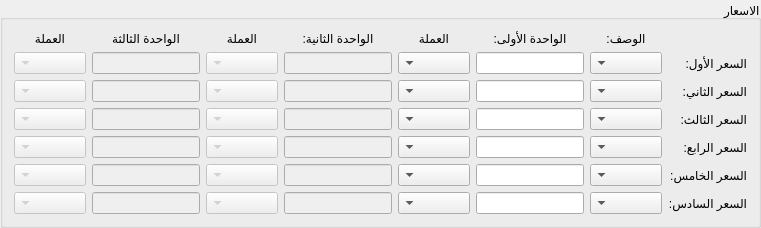
       <widget class="QGroupBox" name="groupBox_5">
        <property name="layoutDirection">
         <enum>Qt::RightToLeft</enum>
        </property>
        <property name="title">
         <string>الاسعار</string>
        </property>
        <property name="alignment">
         <set>Qt::AlignLeading|Qt::AlignLeft|Qt::AlignVCenter</set>
        </property>
        <layout class="QGridLayout" name="gridLayout_4">
         <item row="5" column="9">
          <widget class="QComboBox" name="price5_3_currency_combobox">
           <property name="enabled">
            <bool>false</bool>
           </property>
          </widget>
         </item>
         <item row="3" column="5">
          <widget class="QLineEdit" name="price3_2_input">
           <property name="enabled">
            <bool>false</bool>
           </property>
          </widget>
         </item>
         <item row="5" column="3">
          <widget class="QComboBox" name="price5_1_currency_combobox"/>
         </item>
         <item row="1" column="0">
          <widget class="QLabel" name="label_27">
           <property name="text">
            <string>السعر الأول:</string>
           </property>
          </widget>
         </item>
         <item row="2" column="0">
          <widget class="QLabel" name="label_26">
           <property name="text">
            <string>السعر الثاني:</string>
           </property>
          </widget>
         </item>
         <item row="4" column="9">
          <widget class="QComboBox" name="price4_3_currency_combobox">
           <property name="enabled">
            <bool>false</bool>
           </property>
          </widget>
         </item>
         <item row="2" column="9">
          <widget class="QComboBox" name="price2_3_currency_combobox">
           <property name="enabled">
            <bool>false</bool>
           </property>
          </widget>
         </item>
         <item row="4" column="2">
          <widget class="QLineEdit" name="price4_1_input"/>
         </item>
         <item row="5" column="6">
          <widget class="QComboBox" name="price5_2_currency_combobox">
           <property name="enabled">
            <bool>false</bool>
           </property>
          </widget>
         </item>
         <item row="6" column="0">
          <widget class="QLabel" name="label_33">
           <property name="text">
            <string>السعر السادس:</string>
           </property>
          </widget>
         </item>
         <item row="3" column="0">
          <widget class="QLabel" name="label_25">
           <property name="text">
            <string>السعر الثالث:</string>
           </property>
          </widget>
         </item>
         <item row="0" column="6">
          <widget class="QLabel" name="label_30">
           <property name="text">
            <string>العملة</string>
           </property>
           <property name="alignment">
            <set>Qt::AlignCenter</set>
           </property>
          </widget>
         </item>
         <item row="2" column="5">
          <widget class="QLineEdit" name="price2_2_input">
           <property name="enabled">
            <bool>false</bool>
           </property>
          </widget>
         </item>
         <item row="4" column="8">
          <widget class="QLineEdit" name="price4_3_input">
           <property name="enabled">
            <bool>false</bool>
           </property>
          </widget>
         </item>
         <item row="3" column="4">
          <layout class="QHBoxLayout" name="horizontalLayout"/>
         </item>
         <item row="5" column="0">
          <widget class="QLabel" name="label_28">
           <property name="text">
            <string>السعر الخامس:</string>
           </property>
          </widget>
         </item>
         <item row="1" column="8">
          <widget class="QLineEdit" name="price1_3_input">
           <property name="enabled">
            <bool>false</bool>
           </property>
          </widget>
         </item>
         <item row="4" column="1">
          <widget class="QComboBox" name="price4_desc_combobox"/>
         </item>
         <item row="0" column="8">
          <widget class="QLabel" name="label_31">
           <property name="text">
            <string>الواحدة الثالثة</string>
           </property>
           <property name="alignment">
            <set>Qt::AlignCenter</set>
           </property>
          </widget>
         </item>
         <item row="2" column="6">
          <widget class="QComboBox" name="price2_2_currency_combobox">
           <property name="enabled">
            <bool>false</bool>
           </property>
          </widget>
         </item>
         <item row="6" column="5">
          <widget class="QLineEdit" name="price6_2_input">
           <property name="enabled">
            <bool>false</bool>
           </property>
          </widget>
         </item>
         <item row="3" column="8">
          <widget class="QLineEdit" name="price3_3_input">
           <property name="enabled">
            <bool>false</bool>
           </property>
          </widget>
         </item>
         <item row="0" column="3">
          <widget class="QLabel" name="label_44">
           <property name="text">
            <string>العملة</string>
           </property>
           <property name="alignment">
            <set>Qt::AlignCenter</set>
           </property>
          </widget>
         </item>
         <item row="4" column="0">
          <widget class="QLabel" name="label_24">
           <property name="text">
            <string>السعر الرابع:</string>
           </property>
          </widget>
         </item>
         <item row="6" column="1">
          <widget class="QComboBox" name="price6_desc_combobox"/>
         </item>
         <item row="0" column="9">
          <widget class="QLabel" name="label_32">
           <property name="text">
            <string>العملة</string>
           </property>
           <property name="alignment">
            <set>Qt::AlignCenter</set>
           </property>
          </widget>
         </item>
         <item row="1" column="5">
          <widget class="QLineEdit" name="price1_2_input">
           <property name="enabled">
            <bool>false</bool>
           </property>
          </widget>
         </item>
         <item row="6" column="6">
          <widget class="QComboBox" name="price6_2_currency_combobox">
           <property name="enabled">
            <bool>false</bool>
           </property>
          </widget>
         </item>
         <item row="3" column="1">
          <widget class="QComboBox" name="price3_desc_combobox"/>
         </item>
         <item row="3" column="9">
          <widget class="QComboBox" name="price3_3_currency_combobox">
           <property name="enabled">
            <bool>false</bool>
           </property>
          </widget>
         </item>
         <item row="2" column="1">
          <widget class="QComboBox" name="price2_desc_combobox"/>
         </item>
         <item row="4" column="5">
          <widget class="QLineEdit" name="price4_2_input">
           <property name="enabled">
            <bool>false</bool>
           </property>
          </widget>
         </item>
         <item row="1" column="1">
          <widget class="QComboBox" name="price1_desc_combobox"/>
         </item>
         <item row="5" column="5">
          <widget class="QLineEdit" name="price5_2_input">
           <property name="enabled">
            <bool>false</bool>
           </property>
          </widget>
         </item>
         <item row="5" column="8">
          <widget class="QLineEdit" name="price5_3_input">
           <property name="enabled">
            <bool>false</bool>
           </property>
          </widget>
         </item>
         <item row="6" column="3">
          <widget class="QComboBox" name="price6_1_currency_combobox"/>
         </item>
         <item row="4" column="6">
          <widget class="QComboBox" name="price4_2_currency_combobox">
           <property name="enabled">
            <bool>false</bool>
           </property>
          </widget>
         </item>
         <item row="2" column="2">
          <widget class="QLineEdit" name="price2_1_input"/>
         </item>
         <item row="6" column="2">
          <widget class="QLineEdit" name="price6_1_input"/>
         </item>
         <item row="1" column="3">
          <widget class="QComboBox" name="price1_1_currency_combobox"/>
         </item>
         <item row="3" column="3">
          <widget class="QComboBox" name="price3_1_currency_combobox"/>
         </item>
         <item row="5" column="2">
          <widget class="QLineEdit" name="price5_1_input"/>
         </item>
         <item row="3" column="6">
          <widget class="QComboBox" name="price3_2_currency_combobox">
           <property name="enabled">
            <bool>false</bool>
           </property>
          </widget>
         </item>
         <item row="6" column="9">
          <widget class="QComboBox" name="price6_3_currency_combobox">
           <property name="enabled">
            <bool>false</bool>
           </property>
          </widget>
         </item>
         <item row="6" column="8">
          <widget class="QLineEdit" name="price6_3_input">
           <property name="enabled">
            <bool>false</bool>
           </property>
          </widget>
         </item>
         <item row="3" column="2">
          <widget class="QLineEdit" name="price3_1_input"/>
         </item>
         <item row="1" column="9">
          <widget class="QComboBox" name="price1_3_currency_combobox">
           <property name="enabled">
            <bool>false</bool>
           </property>
          </widget>
         </item>
         <item row="2" column="7">
          <layout class="QHBoxLayout" name="horizontalLayout_2"/>
         </item>
         <item row="4" column="3">
          <widget class="QComboBox" name="price4_1_currency_combobox"/>
         </item>
         <item row="2" column="8">
          <widget class="QLineEdit" name="price2_3_input">
           <property name="enabled">
            <bool>false</bool>
           </property>
          </widget>
         </item>
         <item row="0" column="2">
          <widget class="QLabel" name="label_37">
           <property name="text">
            <string>الواحدة الأولى:</string>
           </property>
           <property name="alignment">
            <set>Qt::AlignCenter</set>
           </property>
          </widget>
         </item>
         <item row="1" column="2">
          <widget class="QLineEdit" name="price1_1_input"/>
         </item>
         <item row="0" column="1">
          <widget class="QLabel" name="label_29">
           <property name="styleSheet">
            <string notr="true">text-align:center;</string>
           </property>
           <property name="text">
            <string>الوصف:</string>
           </property>
           <property name="alignment">
            <set>Qt::AlignCenter</set>
           </property>
          </widget>
         </item>
         <item row="1" column="6">
          <widget class="QComboBox" name="price1_2_currency_combobox">
           <property name="enabled">
            <bool>false</bool>
           </property>
          </widget>
         </item>
         <item row="2" column="3">
          <widget class="QComboBox" name="price2_1_currency_combobox"/>
         </item>
         <item row="0" column="5">
          <widget class="QLabel" name="label_45">
           <property name="text">
            <string>الواحدة الثانية:</string>
           </property>
           <property name="alignment">
            <set>Qt::AlignCenter</set>
           </property>
          </widget>
         </item>
         <item row="5" column="1">
          <widget class="QComboBox" name="price5_desc_combobox"/>
         </item>
        </layout>
       </widget>
